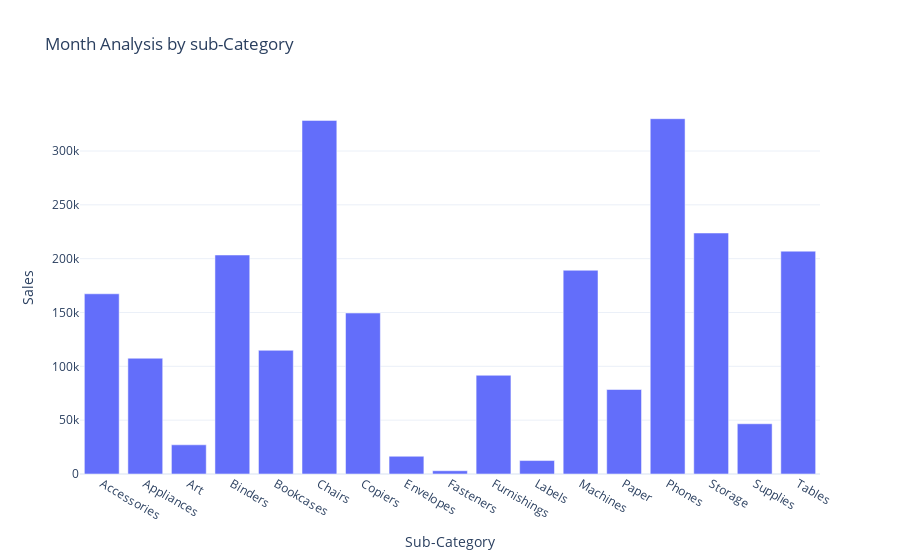

Notebook source saved alongside this figure:
### Code cell
fig = px.bar(sales_by_subcategory,
             x='Sub-Category',
              y='Sales',
             title='Month Analysis by sub-Category	')
fig.show()

### Figure 1 — Plotly figure (JSON) as saved in the notebook; plotly's stock layout.template omitted (floating-point values rounded to 4 significant figures)
{"data": [{"alignmentgroup": "True", "hovertemplate": "Sub-Category=%{x}<br>Sales=%{y}<extra></extra>", "legendgroup": "", "marker": {"color": "#636efa", "pattern": {"shape": ""}}, "name": "", "offsetgroup": "", "orientation": "v", "showlegend": false, "textposition": "auto", "type": "bar", "x": ["Accessories", "Appliances", "Art", "Binders", "Bookcases", "Chairs", "Copiers", "Envelopes", "Fasteners", "Furnishings", "Labels", "Machines", "Paper", "Phones", "Storage", "Supplies", "Tables"], "xaxis": "x", "y": [167400.0, 107500.0, 27120.0, 203400.0, 114900.0, 328400.0, 149500.0, 16480.0, 3024.0, 91710.0, 12490.0, 189200.0, 78480.0, 330000.0, 223800.0, 46670.0, 207000.0], "yaxis": "y"}], "layout": {"autosize": true, "barmode": "relative", "legend": {"tracegroupgap": 0}, "title": {"text": "Month Analysis by sub-Category\t"}, "xaxis": {"anchor": "y", "autorange": true, "domain": [0, 1], "range": [-0.5, 16.5], "title": {"text": "Sub-Category"}, "type": "category"}, "yaxis": {"anchor": "x", "autorange": true, "domain": [0, 1], "range": [0, 347400.0], "title": {"text": "Sales"}, "type": "linear"}}}
